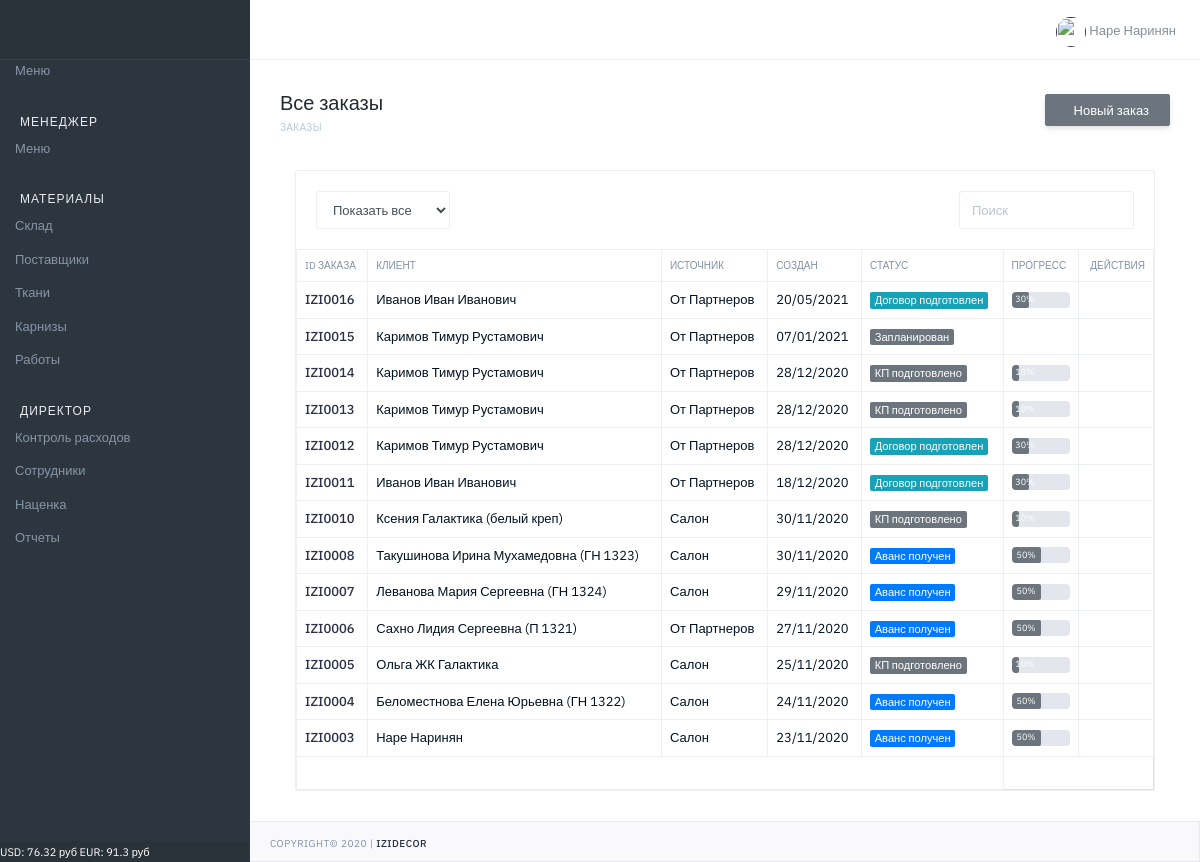
/designer/orders/ (signed in), run on the app's committed database.
### markup/models.py (models this page shows, shortened)
class MarkupCurrency(models.Model):
    name = models.CharField(verbose_name='Название', max_length=100)
    value = models.FloatField(verbose_name='Значение', default=0)

### orders/models.py (models this page shows, shortened)
class Order(models.Model):
    STATUS_V = (
        (0, 'Запланирован'),
        (1, 'КП подготовлено'),
        (2, 'КП утверждено'),
        (3, 'Договор подготовлен'),
        (4, 'Договор подписан'),
        (5, 'Аванс получен'),
        (6, 'Материалы заказаны'),
        (7, 'Материалы оплачены'),
        (8, 'Материалы отгружены'),
        (9, 'Работы заказаны'),
        (10, 'Заказ выдан'),
        (11, 'Архив'),
    )
    STATUS_CSS = (
        (0, 'secondary'),
        (1, 'secondary'),
        (2, 'secondary'),
        (3, 'info'),
        (4, 'info'),
        (5, 'primary'),
        (6, 'primary'),
        (7, 'primary'),
        (8, 'primary'),
        (9, 'primary'),
        (10, 'success'),
        (11, 'warning'),
    )
    STATUS_P = (
        (0, 0),
        (1, 10),
        (2, 20),
        (3, 30),
        (4, 40),
        (5, 50),
        (6, 60),
        (7, 70),
        (8, 80),
        (9, 90),
        (10, 100),
        (11, 0)
    )
    STATUS_V_T = (
        (0, 'Не заказаны'),
        (1, 'Заказаны'),
        (2, 'Оплачены'),
        (3, 'Отгружены'),
    )
    STATUS_V_D = (
        (0, 'Нет скидки'),
        (1, 'Не согласована'),
        (2, 'Согласована'),
        (3, 'Отказано'),
    )
    STATUS_V_D2 = (
        (0, 'Нет скидки'),
        (1, 'Ожидание согласования'),
        (2, 'Согласована'),
        (3, 'Отказано'),
        (4, 'Частичное согласование'),
    )
    number = models.CharField(verbose_name='Номер', max_length=100, blank=True, null=True, default=GetCountOrder)
    status = models.IntegerField(verbose_name='Статус', choices=STATUS_V, default=0)
    status_css = models.IntegerField(verbose_name='Статус', choices=STATUS_CSS, default=0)
    progress = models.IntegerField(verbose_name='Прогресс', choices=STATUS_P, default=0)
    textile_state = models.IntegerField(verbose_name='Состояние по текстилю', choices=STATUS_V_T, default=0)
    cornice_state = models.IntegerField(verbose_name='Состояние по карнизам', choices=STATUS_V_T, default=0)
    work_state = models.IntegerField(verbose_name='Состояние по работам', choices=STATUS_V_T, default=0)
    discount_status = models.IntegerField(verbose_name='Общий статус скидки', choices=STATUS_V_D2, default=0)
    discount_t = models.FloatField(verbose_name='Скидка к текстилю', max_length=100, blank=True, null=True, default=1)
    discount_t_s = models.IntegerField(verbose_name='Статус скидки', choices=STATUS_V_D, default=0)
    discount_c = models.FloatField(verbose_name='Скидка к карнизам', max_length=100, blank=True, null=True, default=1)
    discount_c_s = models.IntegerField(verbose_name='Статус скидки', choices=STATUS_V_D, default=0)
    discount_w = models.FloatField(verbose_name='Скидка к работам', max_length=100, blank=True, null=True, default=1)
    discount_w_s = models.IntegerField(verbose_name='Статус скидки', choices=STATUS_V_D, default=0)
    discount_view = models.IntegerField(verbose_name='Просмотр скидки', default=0)
    date_created = models.DateTimeField(verbose_name='Дата создания', auto_now_add=True, null=True)
    date_finished = models.DateField(verbose_name='Дата исполнения', blank=True, null=True)
    user = models.ForeignKey(User, on_delete=models.CASCADE, verbose_name='Пользователь', blank=True, null=True)
    user_view = models.IntegerField(verbose_name='Просмотр', default=0)
    def get_absolute_url(self):
        return reverse('main:order_view', kwargs={"id": self.pk})
    def archive(self):
        return reverse('main:order_archive', kwargs={"id": self.pk})

class Customer(models.Model):
    SOURCE_T = (
        (0, 'От Партнеров'),
        (1, 'Социальные сети'),
        (2, 'Маркетплейс'),
        (3, 'Телефон'),
        (4, 'Салон'),
    )
    order = models.ManyToManyField(Order, verbose_name='Заказ')
    name = models.CharField(verbose_name='ФИО', max_length=100)
    phone = models.CharField(verbose_name='Телефон', max_length=100, blank=True)
    email = models.CharField(verbose_name='email', max_length=100, blank=True)
    address = models.CharField(verbose_name='Адрес', max_length=300, blank=True)
    pass_series = models.CharField(verbose_name='Серия', max_length=10, blank=True)
    pass_number = models.CharField(verbose_name='Номер', max_length=10, blank=True)
    pass_date = models.CharField(verbose_name='Дата выдачи', max_length=10, blank=True)
    pass_issued = models.CharField(verbose_name='Выдан', max_length=300, blank=True)
    source_t = models.IntegerField(verbose_name='Источник', choices=SOURCE_T, default=0)
    user = models.ForeignKey(User, on_delete=models.CASCADE, verbose_name='Пользователь', blank=True, null=True)
    date_created = models.DateTimeField(verbose_name='Дата создания', auto_now_add=True, null=True)

### main/views.py (the view)
# urls.py: path('orders/', OrderView, name="orders"),
@login_required(login_url='login')
def OrderView(request):
    qs = Order.objects.all().order_by('-date_created')
    rooms = Room.objects.all()
    customer = Customer.objects.all()
    context = {
        'orders': qs,
        'room': rooms,
        'customer': customer
    }
    return render(request, 'main/orders_.html', context)

### main/template_tags/custom_tags.py (called while the page is built)
@register.filter(name='has_group')
def has_group(user, group_name):
    return user.groups.filter(name=group_name).exists()

@register.simple_tag()
def get_currency():
    usd = MarkupCurrency.objects.get(name='USD')
    eur = MarkupCurrency.objects.get(name='EUR')
    f = f'USD: {round(usd.value,2)} руб  EUR: {round(eur.value,2)} руб'
    return f

### main/templates/main/orders_.html (shortened to what this page needs)
{% extends "main/base.html" %}
{% block title_h1 %}Все заказы{% endblock %}
{% block breadcrumb %}Заказы{% endblock %}
{% block breadcrumb_buttons %}
    <button onclick="location.href='{% url 'main:order_create' %}'" type="button" class="btn btn-secondary mb-2 mb-md-0 d-none d-lg-block pd-t-6-force pd-b-5-force" >
    Новый заказ</button>
{% endblock %}
{% block body_content %}
                     <div class="col-md-12 col-lg-12">
                        <div class="card mg-b-30">
                           <div class="card-body pd-0">
                              <div class="row">
                                 <div class="mg-20 form-inline wd-100p">
                                    <div class="col-sm-6">
                                       <div class="form-group">
                                          <select id="foo-filter-status" class="form-control">
                                             <option value="">Показать все</option>
                                          </select>
                                       </div>
                                    </div>
                                    <div class="col-sm-6">
                                       <div class="form-group ft-right">
                                          <input id="foo-search" type="text" placeholder="Поиск" class="form-control" autocomplete="off">
                                       </div>
                                    </div>
                                 </div>
                              </div>
                              <table id="foo-filtering" class="table table-bordered table-hover toggle-circle" data-page-size="50">
                                  <thead class="tx-10 tx-uppercase">
                                     <tr>
                                        <th>ID заказа</th>
                                        <th>Клиент</th>
                                        <th>Источник</th>
                                        <th>Создан</th>
                                        <th>Статус</th>
                                         <th>Прогресс</th>
                                        <th class="tx-right">Действия</th>
                                     </tr>
                                  </thead>
                                 <tbody>
                                    {% for q in orders %}
                                        <tr class="odd gradeX">
                                            <td><a href="{{ q.get_absolute_url}}">{{q.number}}
                                            </a></td>
                                            <td>
                                                {% for cus in customer %}
                                                    {% for ord in cus.order.all %}
                                                        {% if q.number == ord.number %}
                                                            {{cus.name}}
                                                        {% endif %}
                                                    {% endfor %}
                                                {% endfor %}
                                            </td>
                                            <td>
                                                {% for cus in customer %}
                                                    {% for ord in cus.order.all %}
                                                        {% if q.number == ord.number %}
                                                            {{cus.get_source_t_display}}
                                                        {% endif %}
                                                    {% endfor %}
                                                {% endfor %}
                                            </td>
                                            <td>{{q.date_created|date:'d/m/Y'}}</td>
                                            <td><span class="badge badge-{{q.get_status_css_display}}">{{q.get_status_display}}</span></td>
                                            <td>
                                                {% if q.get_progress_display %}
                                                    <div class="progress">
                                                        <div class="badge badge-secondary" role="progressbar" style="width: {{q.get_progress_display}}%" aria-valuenow="{{q.get_progress_display}}" aria-valuemin="0" aria-valuemax="100">{{q.get_progress_display}}%</div>
                                                    </div>
                                                {% endif %}
                                            </td>
                                            <td class="tx-right">
                                                {% if q.status == 11 %}
                                                {% else %}
                                                    {% if q.status < 5%}
                                                        <a href="{{ q.get_absolute_url}}"  title="" data-toggle="tooltip" data-original-title="Изменить"></a>
                                                    {% else %}
                                                        <a href="{{ q.get_absolute_url}}"  title="" data-toggle="tooltip" data-original-title="Посмотреть"></a>
                                                    {% endif %}
                                                {% endif %}
                                            </td>
                                        </tr>
                                    {% endfor %}
                                 </tbody>
                                 <tfoot>
                                    <tr>
                                       <td colspan="5">
                                       </td>
                                    </tr>
                                 </tfoot>
                              </table>
                           </div>
                        </div>
                     </div>
{% endblock %}

### main/templates/main/main_elements/footer.html
<div class="sidebar-footer">
   <span class="tx tx-11 tx-white">{% get_currency %}</span>
</div>

### main/templates/main/main_elements/notification.html (shortened to what this page needs)
<div class="header-right pull-right">
 <ul class="list-inline justify-content-end">
    {% if user.is_authenticated %}
       <li class="list-inline-item dropdown">
          <a  href="" role="button" data-toggle="dropdown" aria-haspopup="true" aria-expanded="false">
          <img src="/static/main/assets/images/users-face/female_icon.png" class="img-fluid wd-30 ht-30 rounded-circle" alt="">
             <span class="tx-13 tx-gray-600">{{ user.get_full_name }}</span>
          </a>
       </li>
    {% endif %}
 </ul>
</div>

### data on the page
MarkupCurrency: value.value "USD: 76.32 руб EUR: 91.3 руб"
Order: number "IZI0016", date_created "20/05/2021", status "Договор подготовлен", progress "30"
Customer: name "Иванов Иван Иванович", source_t "От Партнеров"
Order: number "IZI0015", date_created "07/01/2021", status "Запланирован"
Customer: name "Каримов Тимур Рустамович", source_t "От Партнеров"
Order: number "IZI0014", date_created "28/12/2020", status "КП подготовлено", progress "10"
Order: number "IZI0013", date_created "28/12/2020", status "КП подготовлено", progress "10"
Order: number "IZI0012", date_created "28/12/2020", status "Договор подготовлен", progress "30"
Order: number "IZI0011", date_created "18/12/2020", status "Договор подготовлен", progress "30"
Order: number "IZI0010", date_created "30/11/2020", status "КП подготовлено", progress "10"
Customer: name "Ксения Галактика (белый креп)", source_t "Салон"
Order: number "IZI0008", date_created "30/11/2020", status "Аванс получен", progress "50"
Customer: name "Такушинова Ирина Мухамедовна (ГН 1323)", source_t "Салон"
Order: number "IZI0007", date_created "29/11/2020", status "Аванс получен", progress "50"
Customer: name "Леванова Мария Сергеевна (ГН 1324)", source_t "Салон"
Order: number "IZI0006", date_created "27/11/2020", status "Аванс получен", progress "50"
Customer: name "Сахно Лидия Сергеевна (П 1321)", source_t "От Партнеров"
Order: number "IZI0005", date_created "25/11/2020", status "КП подготовлено", progress "10"
Customer: name "Ольга ЖК Галактика", source_t "Салон"
Order: number "IZI0004", date_created "24/11/2020", status "Аванс получен", progress "50"
Customer: name "Беломестнова Елена Юрьевна (ГН 1322)", source_t "Салон"
Order: number "IZI0003", date_created "23/11/2020", status "Аванс получен", progress "50"
Customer: name "Наре Наринян", source_t "Салон"

### other printed values
{{ user.get_full_name }} "Наре Наринян"
